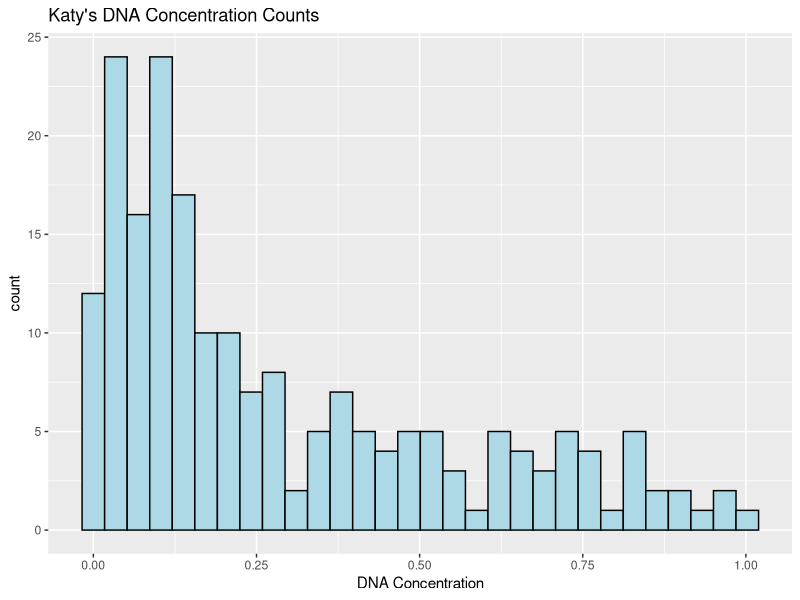
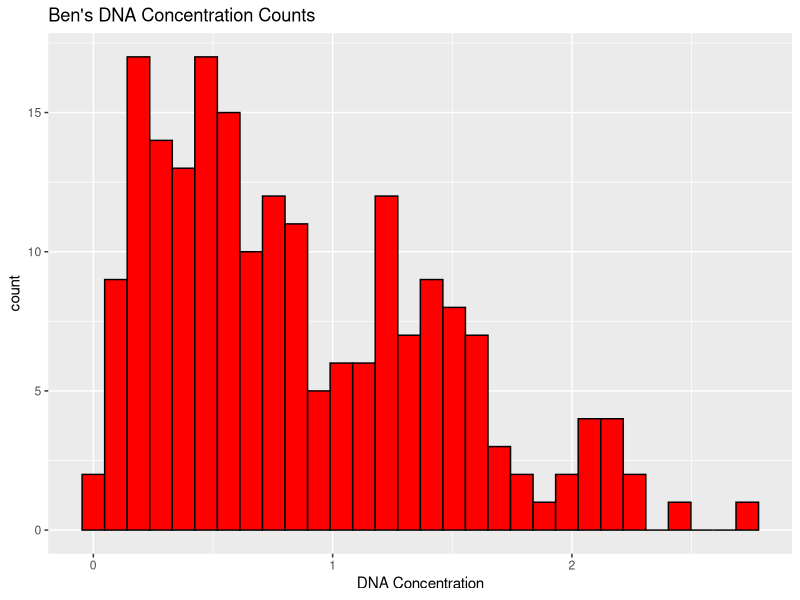
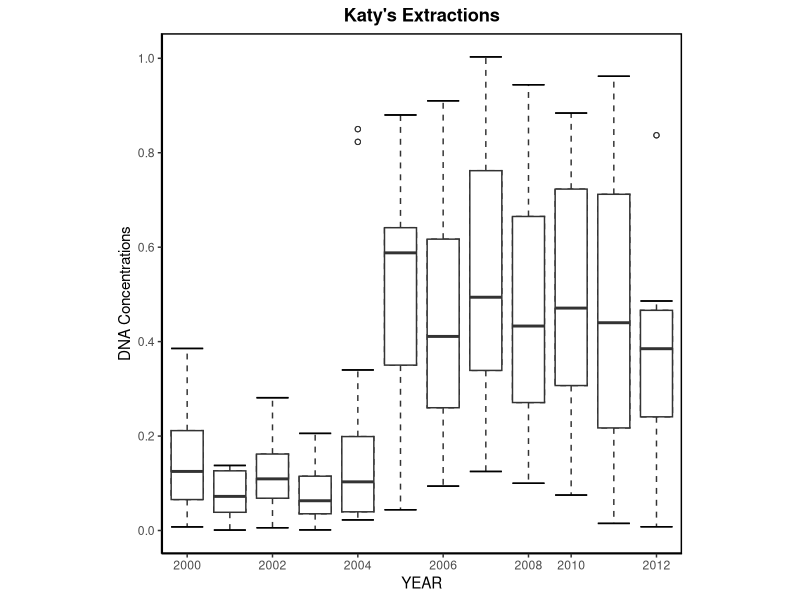
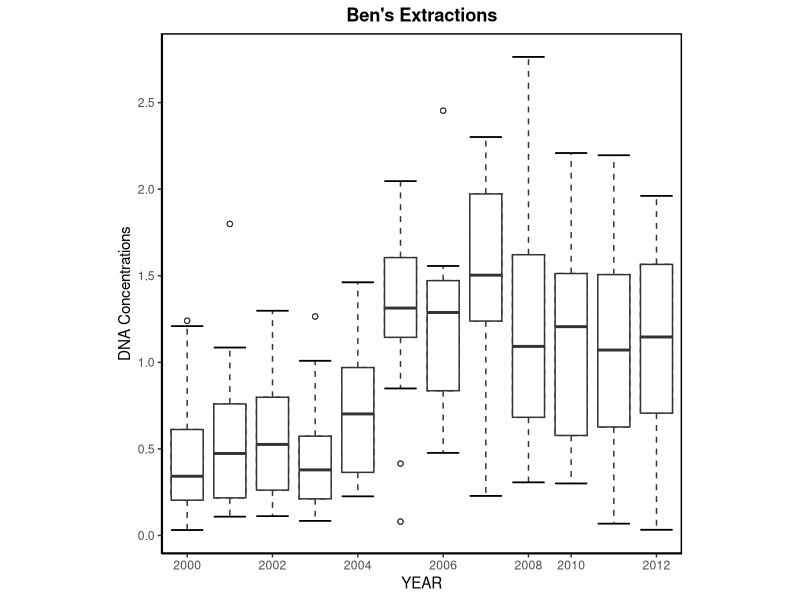
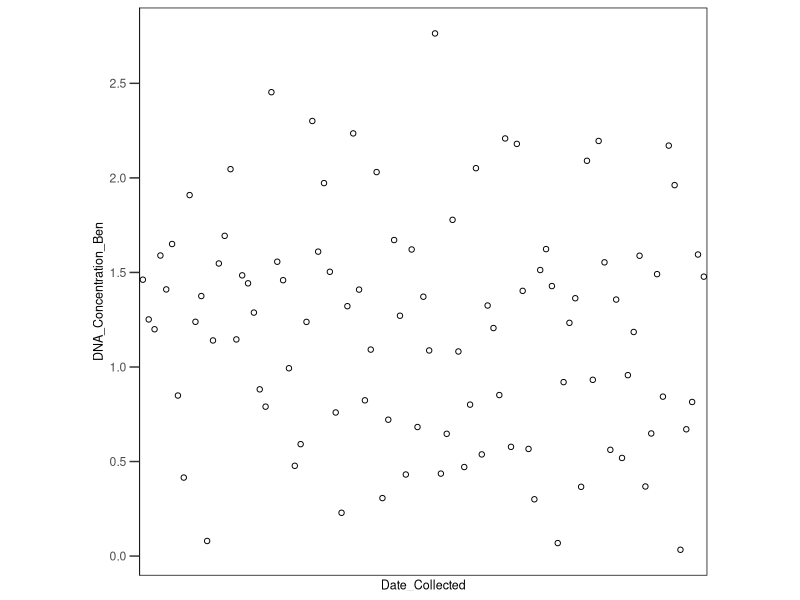
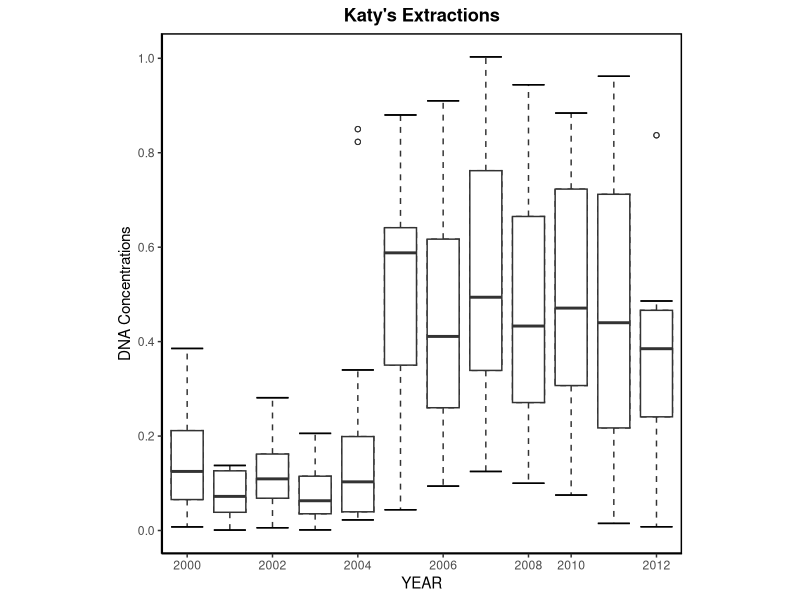
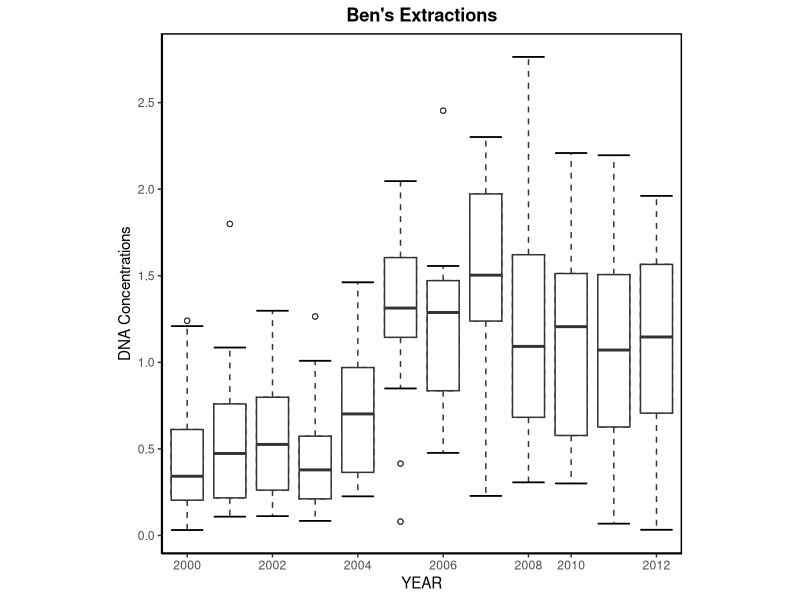
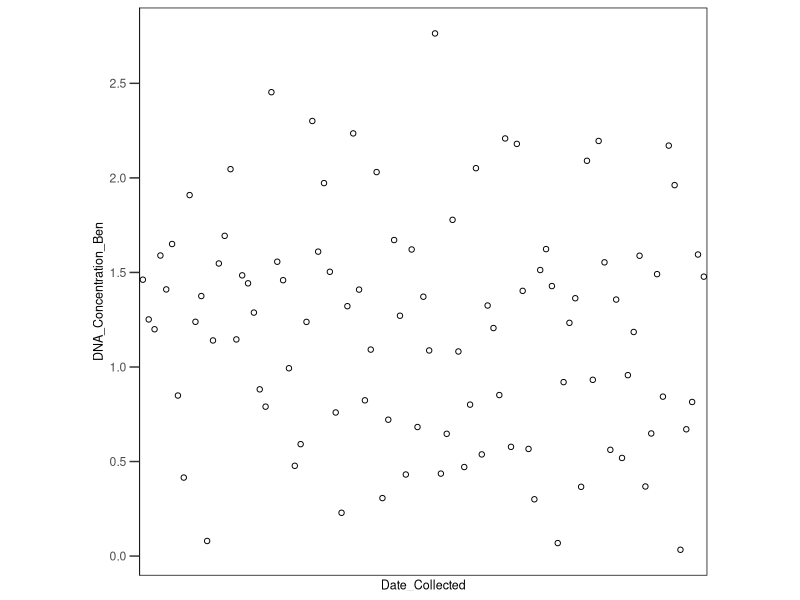

The R script that drew these images, in order:

library(ggplot2)
library(tidyverse)

DNA <-read.csv("DNA_Conc_by_Extraction_Date.csv")
#1
ggplot(DNA, aes(x=DNA_Concentration_Katy)) +
  geom_histogram(color="black",fill="lightblue") +
  labs(title= "Katy's DNA Concentration Counts", x="DNA Concentration")
ggplot(DNA, aes(x=DNA_Concentration_Ben)) + 
  geom_histogram(color= "black",fill="red") +
  labs(title= "Ben's DNA Concentration Counts", x="DNA Concentration")

#2-3
katy_plot <- ggplot(DNA, aes(x=factor(Year_Collected), y=DNA_Concentration_Katy,)) +
  geom_boxplot(linetype = "dashed", outlier.shape = 1) +stat_boxplot(aes(ymin = ..lower.., ymax = ..upper..), outlier.shape = 1) +
  stat_boxplot(geom = "errorbar", aes(ymin = ..ymax..)) +
  stat_boxplot(geom = "errorbar", aes(ymax = ..ymin..))
katy_plot + theme_classic() +
  theme( panel.border = element_rect(colour = "black", fill=NA, size=1)) + scale_y_continuous(breaks=seq(0,1,0.2)) + scale_x_discrete(breaks=seq(2000,2012,2)) +
  labs(title="Katy's Extractions", x="YEAR", y="DNA Concentrations") + theme(plot.title = element_text(hjust=0.5, face="bold")) +
  theme(aspect.ratio=1)
ggsave(filename="HARTUNG_Plot1.jpeg",)

ben_plot <- ggplot(DNA, aes(x=factor(Year_Collected), y=DNA_Concentration_Ben,)) +
  geom_boxplot(linetype = "dashed", outlier.shape = 1) +stat_boxplot(aes(ymin = ..lower.., ymax = ..upper..), outlier.shape = 1) +
  stat_boxplot(geom = "errorbar", aes(ymin = ..ymax..)) +
  stat_boxplot(geom = "errorbar", aes(ymax = ..ymin..))
ben_plot + theme_classic() +
  theme( panel.border = element_rect(colour = "black", fill=NA, size=1)) + scale_y_continuous(breaks=seq(0,3,0.5)) + scale_x_discrete(breaks=seq(2000,2012,2)) +
  labs(title="Ben's Extractions", x="YEAR", y="DNA Concentrations") + theme(plot.title = element_text(hjust=0.5, face="bold")) +
  theme(aspect.ratio=1)
ggsave(filename="HARTUNG_Plot2.jpeg",)

#4
ben_extrac <- c(DNA$DNA_Concentration_Ben)
katy_extrac <- c(DNA$DNA_Concentration_Katy)
DNA$differences <- ben_extrac-katy_extrac
DNA$Year_Collected[DNA$differences == min(DNA$differences)]

#5
downstairs_data <- DNA[which(DNA$Lab=="Downstairs"),] 
ggplot(downstairs_data, aes(x=Date_Collected, y=DNA_Concentration_Ben)) + 
  geom_point(shape=1) +
  theme_classic() +
  theme( panel.border = element_rect(colour = "black", fill=NA, size=0.5)) +
  theme(axis.title.x=element_text(size=9)) +
  theme(axis.title.y=element_text(size=9)) +
  theme(axis.line = element_line(colour = 'black', size = .25)) +
  theme(axis.ticks.length=unit(.25, "cm")) +
  scale_y_continuous(breaks = seq(0, 3, by = 0.5)) +
  theme(aspect.ratio=1) + 
  scale_x_discrete(breaks = seq(2006, 2012, by = 2))
ggsave("Ben_DNA_over_time.jpg")

#6
tiny_data_set <- aggregate(DNA$DNA_Concentration_Ben~DNA$Year_Collected,DNA,mean)
subset(tiny_data_set,DNA$Year_Collected== "2007")
write.csv(tiny_data_set,"Ben_Average_Conc.csv")



